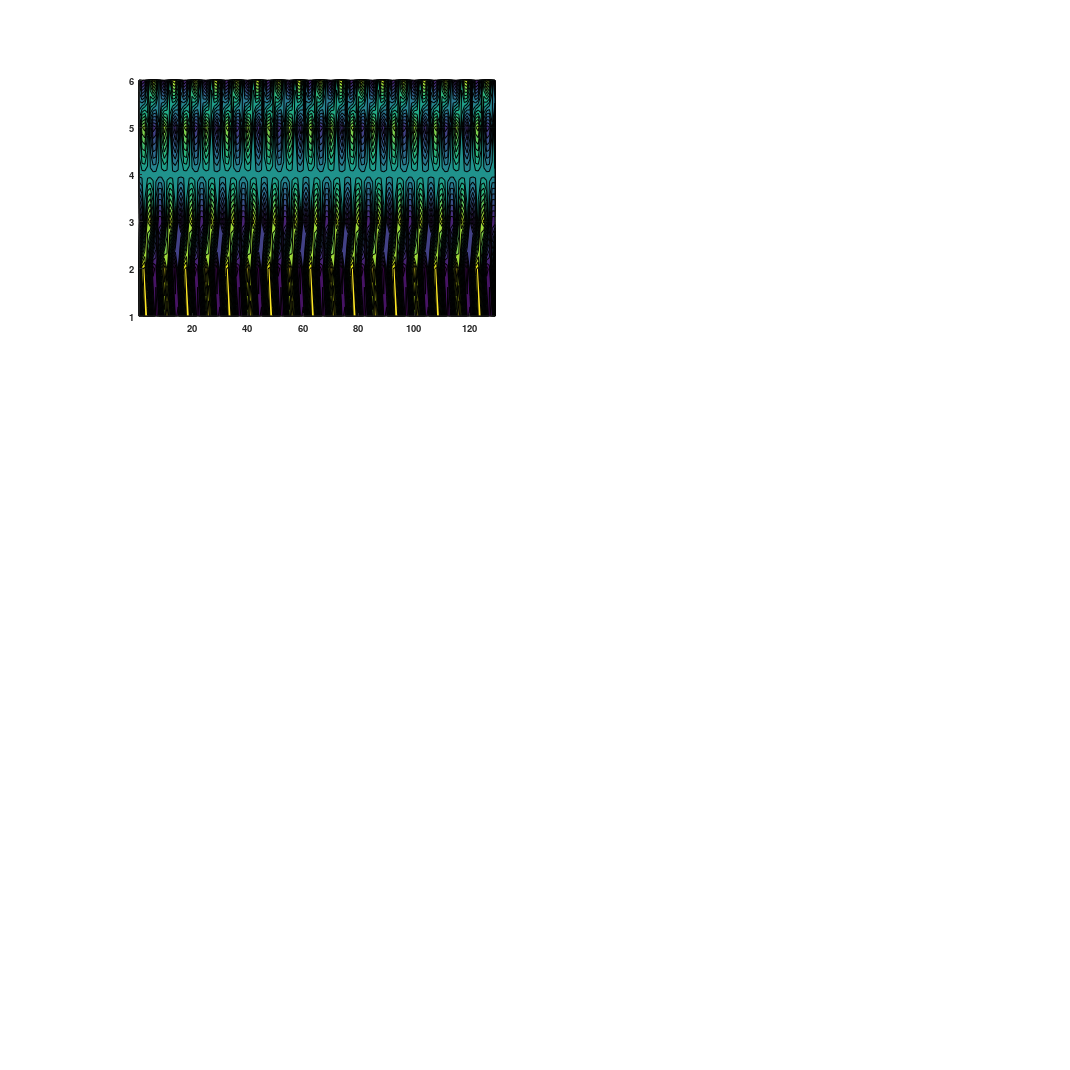

Write the MATLAB code that produced this figure. (Note: this script raises an error after producing the figure.)
%% Generate time series
% Generate multivariate time series, each of them a linear combination of
% sinusoids with different period length |f0| and variance |f0Var|.
% Furthermore, red noise realized as an AR(1) process with a noise level
% |NoiseLevel| is added. The AR(1) parametes are randomly chosen in
% |ARCoeff|.

%clear all;

t=(1:10029)';
t=(1:1029)';
t=(1:129)';
f0 = 1./[7.5  5.0 2.8  2.3];


f0Var = [
         0.4  0.0 0.3  0.3 ;...         
         0.4  0.2 0.4  0.0 ;...
         0.3  0.3 0.0  0.4 ;...
         0.0  0.4 0.4  0.2 ;...
         0.2  0.4 0.0  0.4 ;...
         0.3  0.0 0.4  0.3];



D=size(f0Var,1);
rng('default');
N=length(t);


NoiseLevel=0.6; %%
%NoiseLevel=0.; %%

ARCoeff=rand(1,D)*0.1+0.55;
ARVar=1-ARCoeff.^2;

% combination of sinusoids
xreff=zeros(N,D,length(f0));
xref=zeros(N,D);
beta=zeros(D,length(f0));
for d=1:D
  for pos=1:length(f0);
    beta(d,pos)=rand(1)*2*pi;
    xreff(:,d,pos)=sqrt(f0Var(d,pos))*sin(2*pi*f0(pos)*t+beta(d,pos));
  end
end
xref=squeeze(sum(xreff,3));
%%%%%%%%%%%%%%%%%%%%%%%%%%%%%%%%%%%%%%%%%%%%%%%%%%%%%%%%%
xref1=squeeze(xreff(:,:,1))/sqrt(0.5)*sqrt(1-NoiseLevel);
xref2=squeeze(xreff(:,:,2))/sqrt(0.5)*sqrt(1-NoiseLevel);
xref3=squeeze(xreff(:,:,3))/sqrt(0.5)*sqrt(1-NoiseLevel);
xref4=squeeze(xreff(:,:,4))/sqrt(0.5)*sqrt(1-NoiseLevel);
%%%%%%%%%%%%%%%%%%%%%%%%%%%%%%%%%%%%%%%%%%%%%%%%%%%%%%%%%
xref=xref/sqrt(0.5);
%%%%%%%%%%%%%%%%%%%%%%%%%%%

% AR(1) process
r=randn(N,D);
for d=1:D
  r(:,d)=filter(sqrt(ARVar(d)),[1 -ARCoeff(d)],r(:,d));
end

% sinusoid + AR(1)
data=sqrt(1-NoiseLevel)*xref + sqrt(NoiseLevel)*r;
noise = sqrt(NoiseLevel)*r;
xref = sqrt(1-NoiseLevel)*xref;
signal = xref;
x = data;

xmax=0.5;
xmin=-0.5;
iplot =1;
if iplot ==1
fig=figure('Units','centimeter',...
'Position',[0.1 0.1 40 40],...
'DefaultAxesFontWeight', 'bold',...
'DefaultAxesFontSize', 10,'PaperUnits','centimeter','PaperPositionMode', 'auto','PaperSize',[40 40]);
subplot(321)
%set(gca,'FontSize',16);
contourf(xref1',20,'EdgeColor','none');
shading flat
colorbar
caxis([xmin xmax]);
colormap('jet')
title('(a) Mode 1');
%title('(a)$x_i^1$', 'fontsize',16,'interpreter','latex');
xlabel('Time')
ylabel('Space')
set(gca,'FontSize',16);

subplot(322)
set(gca,'FontSize',16);
contourf(xref2',20,'EdgeColor','none');
		 shading flat
		 colorbar
		 caxis([xmin xmax]);
colormap('jet')
title('(b) Mode 2');
%title('(b)$x_i^2$', 'fontsize',16,'interpreter','latex');
xlabel('Time')
ylabel('Space')
set(gca,'FontSize',16);
		 
		 subplot(323)
		 set(gca,'FontSize',16);
		 contourf(xref3',20,'EdgeColor','none');
colorbar
shading flat
caxis([xmin xmax]);
colormap('jet')
title('(c) Mode 3');
%title('(c)$x_i^3$', 'fontsize',16,'interpreter','latex');
xlabel('Time')
ylabel('Space')
set(gca,'FontSize',16);


subplot(324)
set(gca,'FontSize',16);
contourf(xref4',20,'EdgeColor','none');
		 shading flat
		 colorbar
		 caxis([xmin xmax]);
colormap('jet')
title('(d) Mode 4');
%title('(d)$x_i^4$', 'fontsize',16,'interpreter','latex');
xlabel('Time')
ylabel('Space')
set(gca,'FontSize',16);

subplot(325)
set(gca,'FontSize',16);
contourf(signal',20,'EdgeColor','none');
shading flat
title(' (e) Signal: Sum of Modes 1-4 ');
%title('(e) Signal: $\sum_{j=1}^{j=4}x_i^j$', 'fontsize',16,'interpreter','latex');
colorbar
caxis([-2 2]);
colormap('jet')
xlabel('Time')
ylabel('Space')
set(gca,'FontSize',16);

subplot(326)
set(gca,'FontSize',16);
contourf(data',20,'EdgeColor','none');
shading flat
%title('(f)$\sum_{j=1}^{j=4}x_i^j$', 'fontsize',12,'interpreter','latex');
%title('(f) Data: Signal + Noise','fontsize',16,'interpreter','latex');
title('(f) Data: Signal + Noise');
colorbar
caxis([-2 2]);
colormap('jet')
ylabel('Space')
xlabel('Time')
set(gca,'FontSize',16);

         end
